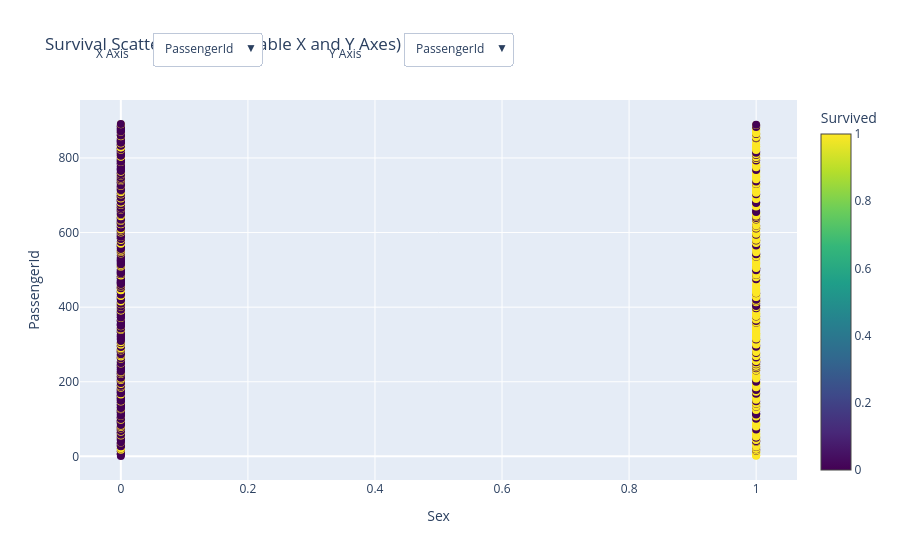

Here is the notebook cell this chart was saved with:
### Code cell
df = df_train.copy()

# Encode categorical columns when needed
df["Sex_encoded"] = df["Sex"].map({"male": 0, "female": 1})
df["Embarked_encoded"] = df["Embarked"].map({"S": 0, "C": 1, "Q": 2})

columns_to_try = {
    "PassengerId": "PassengerId",
    "Sex": "Sex_encoded",
    "Pclass": "Pclass",
    "Age": "Age",
    "Fare": "Fare",
    "SibSp": "SibSp",
    "Parch": "Parch",
    "Embarked": "Embarked_encoded",
    "Ticket": "Ticket"
}

# Default axes
default_x_label = "Sex"
default_y_label = "PassengerId"

default_x = columns_to_try[default_x_label]
default_y = columns_to_try[default_y_label]

fig = go.Figure()

fig.add_trace(
    go.Scatter(
        x=df[default_x],
        y=df[default_y],
        mode="markers",
        marker=dict(
            color=df["Survived"],
            colorscale="Viridis",
            showscale=True,
            colorbar=dict(title="Survived"),
            size=8
        ),
        name="Passengers"
    )
)

# Dropdown for X axis
x_buttons = []
for label, col in columns_to_try.items():
    x_buttons.append(
        dict(
            label=label,
            method="update",
            args=[
                {"x": [df[col]]},
                {"xaxis": {"title": label}}
            ]
        )
    )

# Dropdown for Y axis
y_buttons = []
for label, col in columns_to_try.items():
    y_buttons.append(
        dict(
            label=label,
            method="update",
            args=[
                {"y": [df[col]]},
                {"yaxis": {"title": label}}
            ]
        )
    )

fig.update_layout(
    title="Survival Scatter Plot (Selectable X and Y Axes)",
    xaxis_title=default_x_label,
    yaxis_title=default_y_label,
    updatemenus=[
        dict(
            buttons=x_buttons,
            direction="down",
            showactive=True,
            x=0.1,
            y=1.18,
            xanchor="left",
            yanchor="top"
        ),
        dict(
            buttons=y_buttons,
            direction="down",
            showactive=True,
            x=0.45,
            y=1.18,
            xanchor="left",
            yanchor="top"
        )
    ],
    annotations=[
        dict(text="X Axis", x=0.02, y=1.15, xref="paper", yref="paper", showarrow=False),
        dict(text="Y Axis", x=0.37, y=1.15, xref="paper", yref="paper", showarrow=False),
    ]
)

fig.show()

### Figure 1 — Plotly figure (JSON) as saved in the notebook; plotly's stock layout.template omitted (floating-point values rounded to 4 significant figures; data arrays with more than 128 entries replaced by an {"elided": "..."} marker saying what was removed)
{"data": [{"marker": {"color": {"elided": "891 int values"}, "colorbar": {"title": {"text": "Survived"}}, "colorscale": [[0, "#440154"], [0.1111, "#482878"], [0.2222, "#3e4989"], [0.3333, "#31688e"], [0.4444, "#26828e"], [0.5556, "#1f9e89"], [0.6667, "#35b779"], [0.7778, "#6ece58"], [0.8889, "#b5de2b"], [1, "#fde725"]], "showscale": true, "size": 8}, "mode": "markers", "name": "Passengers", "type": "scatter", "x": {"elided": "891 int values"}, "y": {"elided": "891 int values"}}], "layout": {"annotations": [{"showarrow": false, "text": "X Axis", "x": 0.02, "xref": "paper", "y": 1.15, "yref": "paper"}, {"showarrow": false, "text": "Y Axis", "x": 0.37, "xref": "paper", "y": 1.15, "yref": "paper"}], "title": {"text": "Survival Scatter Plot (Selectable X and Y Axes)"}, "updatemenus": [{"buttons": [{"args": [{"x": {"elided": "1x891 int values"}}, {"xaxis": {"title": "PassengerId"}}], "label": "PassengerId", "method": "update"}, {"args": [{"x": {"elided": "1x891 int values"}}, {"xaxis": {"title": "Sex"}}], "label": "Sex", "method": "update"}, {"args": [{"x": {"elided": "1x891 int values"}}, {"xaxis": {"title": "Pclass"}}], "label": "Pclass", "method": "update"}, {"args": [{"x": {"elided": "1x891 float values"}}, {"xaxis": {"title": "Age"}}], "label": "Age", "method": "update"}, {"args": [{"x": {"elided": "1x891 float values"}}, {"xaxis": {"title": "Fare"}}], "label": "Fare", "method": "update"}, {"args": [{"x": {"elided": "1x891 int values"}}, {"xaxis": {"title": "SibSp"}}], "label": "SibSp", "method": "update"}, {"args": [{"x": {"elided": "1x891 int values"}}, {"xaxis": {"title": "Parch"}}], "label": "Parch", "method": "update"}, {"args": [{"x": {"elided": "1x891 int values"}}, {"xaxis": {"title": "Embarked"}}], "label": "Embarked", "method": "update"}, {"args": [{"x": {"elided": "1x891 str values"}}, {"xaxis": {"title": "Ticket"}}], "label": "Ticket", "method": "update"}], "direction": "down", "showactive": true, "x": 0.1, "xanchor": "left", "y": 1.18, "yanchor": "top"}, {"buttons": [{"args": [{"y": {"elided": "1x891 int values"}}, {"yaxis": {"title": "PassengerId"}}], "label": "PassengerId", "method": "update"}, {"args": [{"y": {"elided": "1x891 int values"}}, {"yaxis": {"title": "Sex"}}], "label": "Sex", "method": "update"}, {"args": [{"y": {"elided": "1x891 int values"}}, {"yaxis": {"title": "Pclass"}}], "label": "Pclass", "method": "update"}, {"args": [{"y": {"elided": "1x891 float values"}}, {"yaxis": {"title": "Age"}}], "label": "Age", "method": "update"}, {"args": [{"y": {"elided": "1x891 float values"}}, {"yaxis": {"title": "Fare"}}], "label": "Fare", "method": "update"}, {"args": [{"y": {"elided": "1x891 int values"}}, {"yaxis": {"title": "SibSp"}}], "label": "SibSp", "method": "update"}, {"args": [{"y": {"elided": "1x891 int values"}}, {"yaxis": {"title": "Parch"}}], "label": "Parch", "method": "update"}, {"args": [{"y": {"elided": "1x891 int values"}}, {"yaxis": {"title": "Embarked"}}], "label": "Embarked", "method": "update"}, {"args": [{"y": {"elided": "1x891 str values"}}, {"yaxis": {"title": "Ticket"}}], "label": "Ticket", "method": "update"}], "direction": "down", "showactive": true, "x": 0.45, "xanchor": "left", "y": 1.18, "yanchor": "top"}], "xaxis": {"title": {"text": "Sex"}}, "yaxis": {"title": {"text": "PassengerId"}}}}
